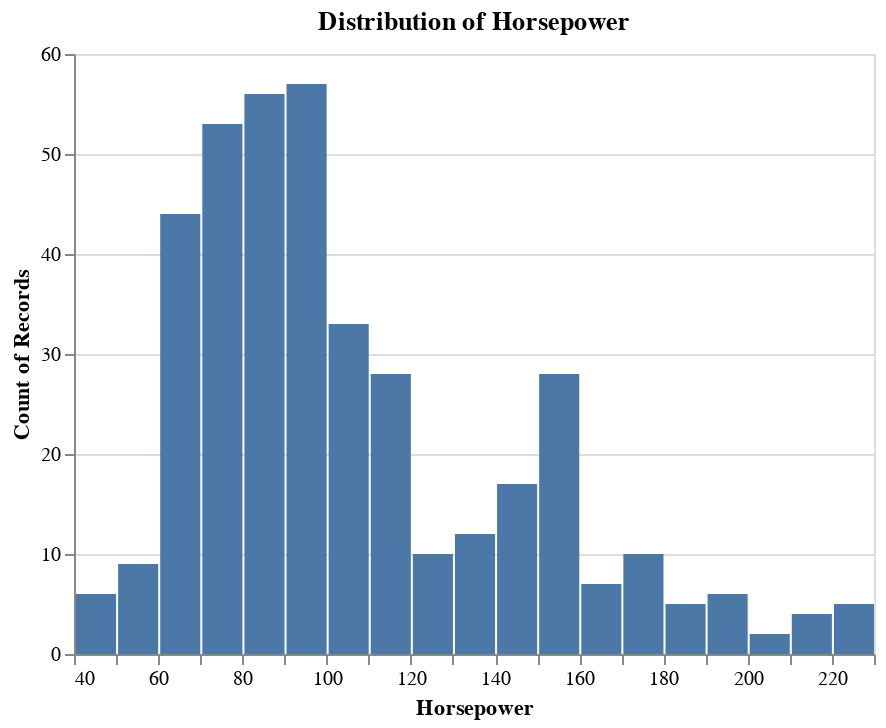

The cell this chart's notebook holds for it:
### Markdown cell above
#### Student Task:
 1. Create a histogram for the 'Horsepower' column from the `cars_pl_cleaned` DataFrame.
 2. Experiment with the `maxbins` parameter (e.g., 10, 20, 30) to see how it changes the plot.
 3. Add appropriate tooltips and a title.

### Code cell


### Figure 1 — Vega-Lite specification as saved in the notebook (floating-point values rounded to 4 significant figures; data arrays with more than 128 entries replaced by an {"elided": "..."} marker saying what was removed)
{"config": {"view": {"continuousWidth": 300, "continuousHeight": 300}}, "data": {"name": "data-7285c4e2e195e5a75737a34913199f5f"}, "mark": {"type": "bar"}, "encoding": {"tooltip": [{"bin": true, "field": "Horsepower", "type": "quantitative"}, {"aggregate": "count", "type": "quantitative"}], "x": {"bin": {"maxbins": 30}, "field": "Horsepower", "title": "Horsepower", "type": "quantitative"}, "y": {"aggregate": "count", "type": "quantitative"}}, "title": "Distribution of Horsepower", "width": 400, "$schema": "https://vega.github.io/schema/vega-lite/v5.20.1.json", "datasets": {"data-7285c4e2e195e5a75737a34913199f5f": {"elided": "392 records"}}}
